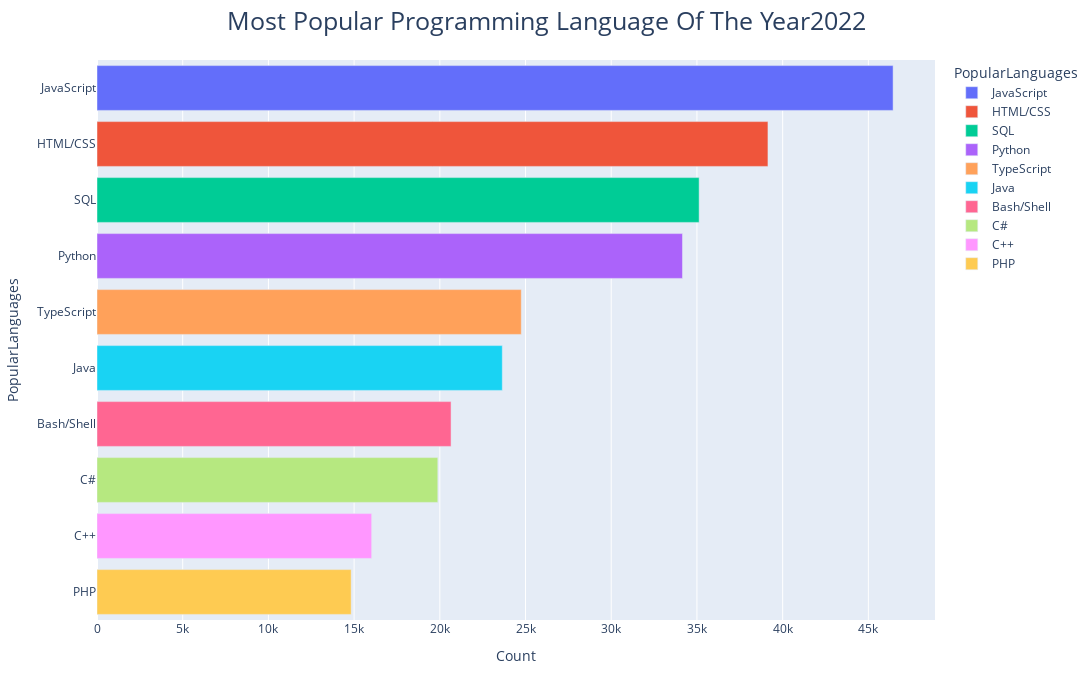

Source (notebook cell):
### Code cell
fig = px.bar(x='Count', y='PopularLanguages', data_frame=df,
       width = 1200, height = 700,
       #title='Most Popular Programing Language Of The Year2022',
       #text_auto = '.2f%', 
       color= 'PopularLanguages',
       hover_name="PopularLanguages",
            color_discrete_sequence=omega)
fig.update_layout(title_text='Most Popular Programming Language Of The Year2022', title_x=0.5, title_font_size= 25 ) #for centering title
#fig.update_layout(title_font_size= 25)
#fig.update_layout(legend_font_size=19, legend_font_color="red") # Manipulate Legend
fig.show()

### Figure 1 — Plotly figure (JSON) as saved in the notebook; plotly's stock layout.template omitted (floating-point values rounded to 4 significant figures)
{"data": [{"alignmentgroup": "True", "hovertemplate": "<b>%{hovertext}</b><br><br>PopularLanguages=%{y}<br>Count=%{x}<extra></extra>", "hovertext": ["JavaScript"], "legendgroup": "JavaScript", "marker": {"color": "#636EFA", "pattern": {"shape": ""}}, "name": "JavaScript", "offsetgroup": "JavaScript", "orientation": "h", "showlegend": true, "textposition": "auto", "type": "bar", "x": [46443], "xaxis": "x", "y": ["JavaScript"], "yaxis": "y"}, {"alignmentgroup": "True", "hovertemplate": "<b>%{hovertext}</b><br><br>PopularLanguages=%{y}<br>Count=%{x}<extra></extra>", "hovertext": ["HTML/CSS"], "legendgroup": "HTML/CSS", "marker": {"color": "#EF553B", "pattern": {"shape": ""}}, "name": "HTML/CSS", "offsetgroup": "HTML/CSS", "orientation": "h", "showlegend": true, "textposition": "auto", "type": "bar", "x": [39142], "xaxis": "x", "y": ["HTML/CSS"], "yaxis": "y"}, {"alignmentgroup": "True", "hovertemplate": "<b>%{hovertext}</b><br><br>PopularLanguages=%{y}<br>Count=%{x}<extra></extra>", "hovertext": ["SQL"], "legendgroup": "SQL", "marker": {"color": "#00CC96", "pattern": {"shape": ""}}, "name": "SQL", "offsetgroup": "SQL", "orientation": "h", "showlegend": true, "textposition": "auto", "type": "bar", "x": [35127], "xaxis": "x", "y": ["SQL"], "yaxis": "y"}, {"alignmentgroup": "True", "hovertemplate": "<b>%{hovertext}</b><br><br>PopularLanguages=%{y}<br>Count=%{x}<extra></extra>", "hovertext": ["Python"], "legendgroup": "Python", "marker": {"color": "#AB63FA", "pattern": {"shape": ""}}, "name": "Python", "offsetgroup": "Python", "orientation": "h", "showlegend": true, "textposition": "auto", "type": "bar", "x": [34155], "xaxis": "x", "y": ["Python"], "yaxis": "y"}, {"alignmentgroup": "True", "hovertemplate": "<b>%{hovertext}</b><br><br>PopularLanguages=%{y}<br>Count=%{x}<extra></extra>", "hovertext": ["TypeScript"], "legendgroup": "TypeScript", "marker": {"color": "#FFA15A", "pattern": {"shape": ""}}, "name": "TypeScript", "offsetgroup": "TypeScript", "orientation": "h", "showlegend": true, "textposition": "auto", "type": "bar", "x": [24752], "xaxis": "x", "y": ["TypeScript"], "yaxis": "y"}, {"alignmentgroup": "True", "hovertemplate": "<b>%{hovertext}</b><br><br>PopularLanguages=%{y}<br>Count=%{x}<extra></extra>", "hovertext": ["Java"], "legendgroup": "Java", "marker": {"color": "#19D3F3", "pattern": {"shape": ""}}, "name": "Java", "offsetgroup": "Java", "orientation": "h", "showlegend": true, "textposition": "auto", "type": "bar", "x": [23644], "xaxis": "x", "y": ["Java"], "yaxis": "y"}, {"alignmentgroup": "True", "hovertemplate": "<b>%{hovertext}</b><br><br>PopularLanguages=%{y}<br>Count=%{x}<extra></extra>", "hovertext": ["Bash/Shell"], "legendgroup": "Bash/Shell", "marker": {"color": "#FF6692", "pattern": {"shape": ""}}, "name": "Bash/Shell", "offsetgroup": "Bash/Shell", "orientation": "h", "showlegend": true, "textposition": "auto", "type": "bar", "x": [20656], "xaxis": "x", "y": ["Bash/Shell"], "yaxis": "y"}, {"alignmentgroup": "True", "hovertemplate": "<b>%{hovertext}</b><br><br>PopularLanguages=%{y}<br>Count=%{x}<extra></extra>", "hovertext": ["C#"], "legendgroup": "C#", "marker": {"color": "#B6E880", "pattern": {"shape": ""}}, "name": "C#", "offsetgroup": "C#", "orientation": "h", "showlegend": true, "textposition": "auto", "type": "bar", "x": [19883], "xaxis": "x", "y": ["C#"], "yaxis": "y"}, {"alignmentgroup": "True", "hovertemplate": "<b>%{hovertext}</b><br><br>PopularLanguages=%{y}<br>Count=%{x}<extra></extra>", "hovertext": ["C++"], "legendgroup": "C++", "marker": {"color": "#FF97FF", "pattern": {"shape": ""}}, "name": "C++", "offsetgroup": "C++", "orientation": "h", "showlegend": true, "textposition": "auto", "type": "bar", "x": [16024], "xaxis": "x", "y": ["C++"], "yaxis": "y"}, {"alignmentgroup": "True", "hovertemplate": "<b>%{hovertext}</b><br><br>PopularLanguages=%{y}<br>Count=%{x}<extra></extra>", "hovertext": ["PHP"], "legendgroup": "PHP", "marker": {"color": "#FECB52", "pattern": {"shape": ""}}, "name": "PHP", "offsetgroup": "PHP", "orientation": "h", "showlegend": true, "textposition": "auto", "type": "bar", "x": [14827], "xaxis": "x", "y": ["PHP"], "yaxis": "y"}], "layout": {"barmode": "relative", "height": 700, "legend": {"title": {"text": "PopularLanguages"}, "tracegroupgap": 0}, "margin": {"t": 60}, "title": {"font": {"size": 25}, "text": "Most Popular Programming Language Of The Year2022", "x": 0.5}, "width": 1200, "xaxis": {"anchor": "y", "autorange": true, "domain": [0, 1], "range": [0, 48890.0], "title": {"text": "Count"}, "type": "linear"}, "yaxis": {"anchor": "x", "autorange": true, "categoryarray": ["PHP", "C++", "C#", "Bash/Shell", "Java", "TypeScript", "Python", "SQL", "HTML/CSS", "JavaScript"], "categoryorder": "array", "domain": [0, 1], "range": [-0.5, 9.5], "title": {"text": "PopularLanguages"}, "type": "category"}}}
